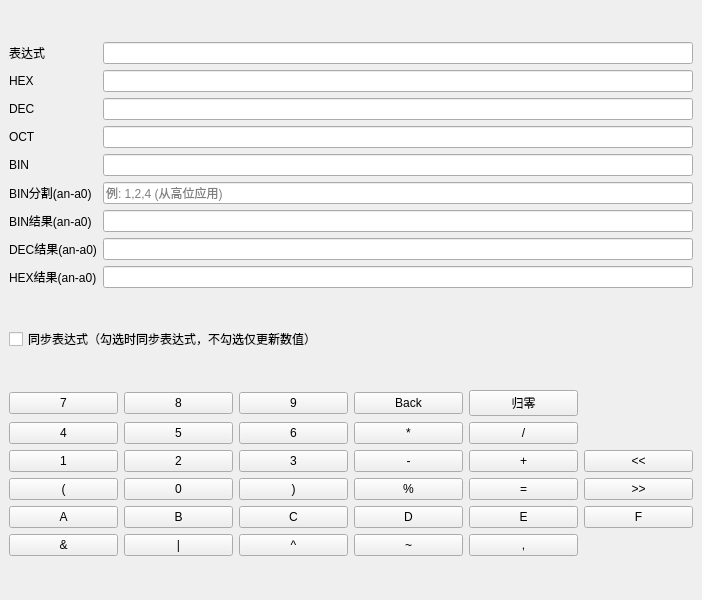
<?xml version="1.0" encoding="UTF-8"?>
<ui version="4.0">
 <class>MainWindow</class>
 <widget class="QMainWindow" name="MainWindow">
  <property name="geometry">
   <rect>
    <x>0</x>
    <y>0</y>
    <width>702</width>
    <height>600</height>
   </rect>
  </property>
  <property name="windowTitle">
   <string>高级位域计算器</string>
  </property>
  <widget class="QWidget" name="centralwidget">
   <layout class="QVBoxLayout" name="verticalLayout">
    <item>
     <layout class="QGridLayout" name="layoutTopTable">
      <item row="0" column="0">
       <widget class="QLabel" name="labelExpr">
        <property name="text">
         <string>表达式</string>
        </property>
       </widget>
      </item>
      <item row="0" column="1">
       <widget class="QLineEdit" name="editExpression"/>
      </item>
      <item row="1" column="0">
       <widget class="QLabel" name="labelHex">
        <property name="text">
         <string>HEX</string>
        </property>
       </widget>
      </item>
      <item row="1" column="1">
       <widget class="QLineEdit" name="editHex"/>
      </item>
      <item row="2" column="0">
       <widget class="QLabel" name="labelDec">
        <property name="text">
         <string>DEC</string>
        </property>
       </widget>
      </item>
      <item row="2" column="1">
       <widget class="QLineEdit" name="editDec"/>
      </item>
      <item row="3" column="0">
       <widget class="QLabel" name="labelOct">
        <property name="text">
         <string>OCT</string>
        </property>
       </widget>
      </item>
      <item row="3" column="1">
       <widget class="QLineEdit" name="editOct"/>
      </item>
      <item row="4" column="0">
       <widget class="QLabel" name="labelBin">
        <property name="text">
         <string>BIN</string>
        </property>
       </widget>
      </item>
      <item row="4" column="1">
       <widget class="QLineEdit" name="editBin"/>
      </item>
      <item row="5" column="0">
       <widget class="QLabel" name="labelSplit">
        <property name="text">
         <string>BIN分割(an-a0)</string>
        </property>
       </widget>
      </item>
      <item row="5" column="1">
       <widget class="QLineEdit" name="editSplitRule">
        <property name="placeholderText">
         <string>例: 1,2,4 (从高位应用)</string>
        </property>
       </widget>
      </item>
      <item row="6" column="0">
       <widget class="QLabel" name="labelBinRes">
        <property name="text">
         <string>BIN结果(an-a0)</string>
        </property>
       </widget>
      </item>
      <item row="6" column="1">
       <widget class="QLineEdit" name="editBinResult"/>
      </item>
      <item row="7" column="0">
       <widget class="QLabel" name="labelDecRes">
        <property name="text">
         <string>DEC结果(an-a0)</string>
        </property>
       </widget>
      </item>
      <item row="7" column="1">
       <widget class="QLineEdit" name="editDecResult"/>
      </item>
      <item row="8" column="0">
       <widget class="QLabel" name="labelHexRes">
        <property name="text">
         <string>HEX结果(an-a0)</string>
        </property>
       </widget>
      </item>
      <item row="8" column="1">
       <widget class="QLineEdit" name="editHexResult"/>
      </item>
     </layout>
    </item>
    <item>
     <layout class="QHBoxLayout" name="layoutUpdateMode">
      <item>
       <widget class="QCheckBox" name="chkSyncExpression">
        <property name="text">
         <string>同步表达式（勾选时同步表达式，不勾选仅更新数值）</string>
        </property>
       </widget>
      </item>
     </layout>
    </item>
    <item>
     <layout class="QGridLayout" name="gridButtons">
      <item row="6" column="3">
       <widget class="QPushButton" name="btnD">
        <property name="text">
         <string>D</string>
        </property>
       </widget>
      </item>
      <item row="5" column="4">
       <widget class="QPushButton" name="btnEq">
        <property name="text">
         <string>=</string>
        </property>
       </widget>
      </item>
      <item row="3" column="2">
       <widget class="QPushButton" name="btn3">
        <property name="text">
         <string>3</string>
        </property>
       </widget>
      </item>
      <item row="3" column="3">
       <widget class="QPushButton" name="btnSub">
        <property name="text">
         <string>-</string>
        </property>
       </widget>
      </item>
      <item row="2" column="0">
       <widget class="QPushButton" name="btn4">
        <property name="text">
         <string>4</string>
        </property>
       </widget>
      </item>
      <item row="6" column="4">
       <widget class="QPushButton" name="btnE">
        <property name="text">
         <string>E</string>
        </property>
       </widget>
      </item>
      <item row="8" column="2">
       <widget class="QPushButton" name="btnXor">
        <property name="text">
         <string>^</string>
        </property>
       </widget>
      </item>
      <item row="6" column="0">
       <widget class="QPushButton" name="btnA">
        <property name="text">
         <string>A</string>
        </property>
       </widget>
      </item>
      <item row="0" column="2">
       <widget class="QPushButton" name="btn9">
        <property name="text">
         <string>9</string>
        </property>
       </widget>
      </item>
      <item row="3" column="1">
       <widget class="QPushButton" name="btn2">
        <property name="text">
         <string>2</string>
        </property>
       </widget>
      </item>
      <item row="6" column="5">
       <widget class="QPushButton" name="btnF">
        <property name="text">
         <string>F</string>
        </property>
       </widget>
      </item>
      <item row="8" column="1">
       <widget class="QPushButton" name="btnOr">
        <property name="text">
         <string>|</string>
        </property>
       </widget>
      </item>
      <item row="8" column="3">
       <widget class="QPushButton" name="btnNot">
        <property name="text">
         <string>~</string>
        </property>
       </widget>
      </item>
      <item row="0" column="0">
       <widget class="QPushButton" name="btn7">
        <property name="text">
         <string>7</string>
        </property>
       </widget>
      </item>
      <item row="2" column="2">
       <widget class="QPushButton" name="btn6">
        <property name="text">
         <string>6</string>
        </property>
       </widget>
      </item>
      <item row="2" column="3">
       <widget class="QPushButton" name="btnMul">
        <property name="text">
         <string>*</string>
        </property>
       </widget>
      </item>
      <item row="3" column="4">
       <widget class="QPushButton" name="btnAdd">
        <property name="text">
         <string>+</string>
        </property>
       </widget>
      </item>
      <item row="0" column="1">
       <widget class="QPushButton" name="btn8">
        <property name="text">
         <string>8</string>
        </property>
       </widget>
      </item>
      <item row="2" column="1">
       <widget class="QPushButton" name="btn5">
        <property name="text">
         <string>5</string>
        </property>
       </widget>
      </item>
      <item row="3" column="0">
       <widget class="QPushButton" name="btn1">
        <property name="text">
         <string>1</string>
        </property>
       </widget>
      </item>
      <item row="0" column="3">
       <widget class="QPushButton" name="btnBackspace">
        <property name="text">
         <string>Back</string>
        </property>
       </widget>
      </item>
      <item row="0" column="4">
       <widget class="QPushButton" name="btnClear">
        <property name="text">
         <string>归零</string>
        </property>
       </widget>
      </item>
      <item row="6" column="1">
       <widget class="QPushButton" name="btnB">
        <property name="text">
         <string>B</string>
        </property>
       </widget>
      </item>
      <item row="6" column="2">
       <widget class="QPushButton" name="btnC">
        <property name="text">
         <string>C</string>
        </property>
       </widget>
      </item>
      <item row="8" column="0">
       <widget class="QPushButton" name="btnAnd">
        <property name="text">
         <string>&amp;&amp;</string>
        </property>
       </widget>
      </item>
      <item row="5" column="1">
       <widget class="QPushButton" name="btn0">
        <property name="text">
         <string>0</string>
        </property>
       </widget>
      </item>
      <item row="5" column="0">
       <widget class="QPushButton" name="btnLParen">
        <property name="text">
         <string>(</string>
        </property>
       </widget>
      </item>
      <item row="5" column="2">
       <widget class="QPushButton" name="btnRParen">
        <property name="text">
         <string>)</string>
        </property>
       </widget>
      </item>
      <item row="3" column="5">
       <widget class="QPushButton" name="btnShl">
        <property name="text">
         <string>&lt;&lt;</string>
        </property>
       </widget>
      </item>
      <item row="5" column="5">
       <widget class="QPushButton" name="btnShr">
        <property name="text">
         <string>&gt;&gt;</string>
        </property>
       </widget>
      </item>
      <item row="5" column="3">
       <widget class="QPushButton" name="btnMod">
        <property name="text">
         <string>%</string>
        </property>
       </widget>
      </item>
      <item row="2" column="4">
       <widget class="QPushButton" name="btnDiv">
        <property name="text">
         <string>/</string>
        </property>
       </widget>
      </item>
      <item row="8" column="4">
       <widget class="QPushButton" name="btnComma">
        <property name="text">
         <string>,</string>
        </property>
       </widget>
      </item>
     </layout>
    </item>
   </layout>
  </widget>
 </widget>
 <resources/>
 <connections/>
</ui>
